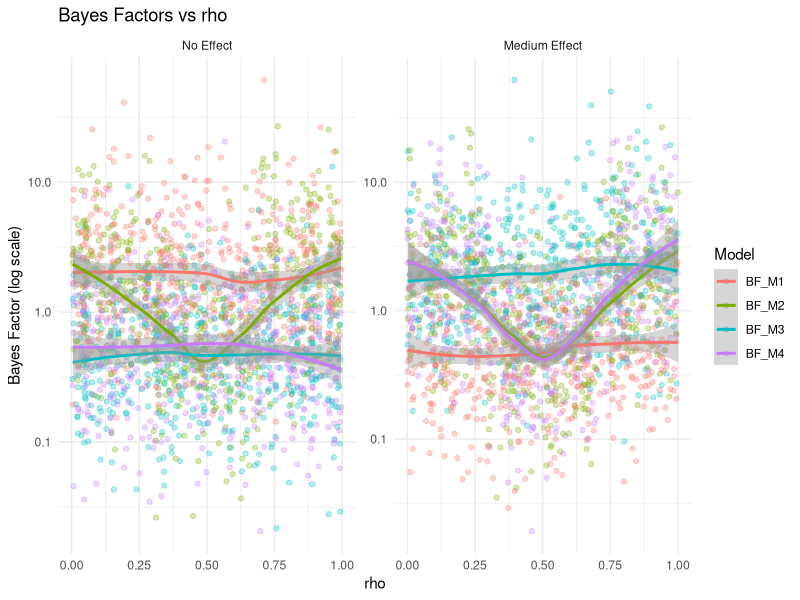
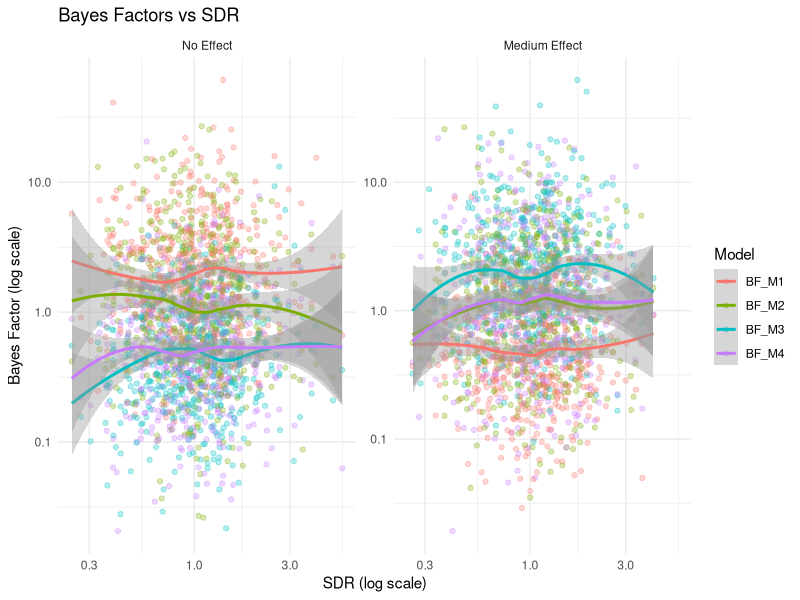
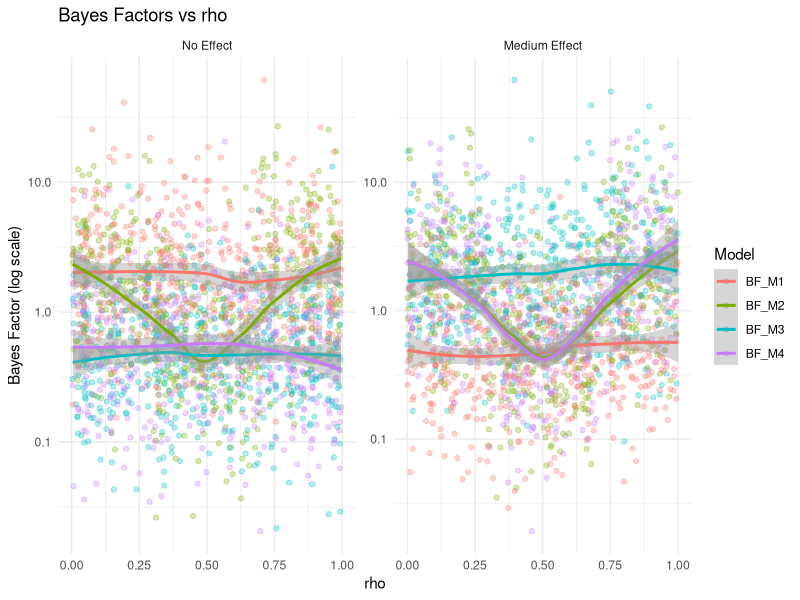
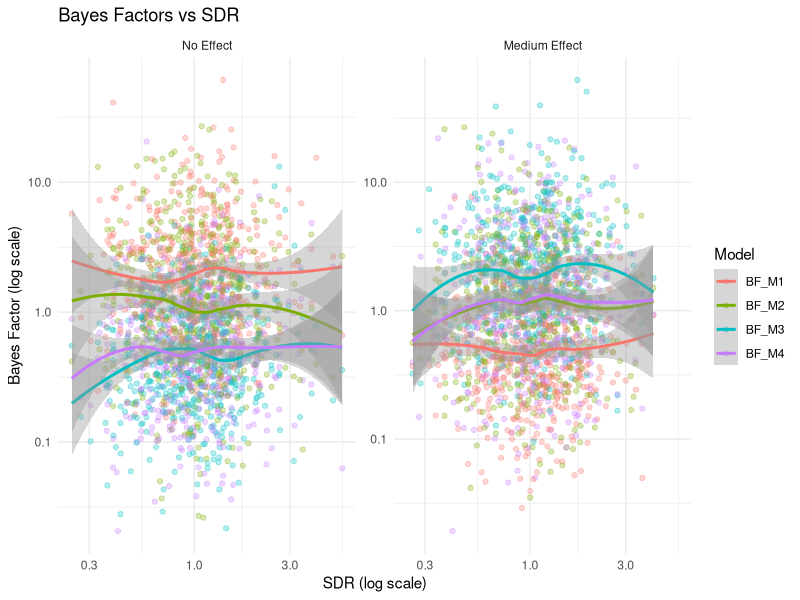

Source code (R) for these figures, in order:
library(tidyverse)

# 가상의 시뮬레이션 데이터 생성
set.seed(123)
n <- 1000

simulate_data <- function(n) {
  tibble(
    rho = runif(n, 0, 1),
    sdr = exp(rnorm(n, 0, 0.5)),  # log-normal distribution for SDR
    delta = sample(c(0, 0.5), n, replace = TRUE, prob = c(0.5, 0.5)),
    BF_M1 = exp(rnorm(n, 0, 1)),
    BF_M2 = exp(rnorm(n, 0, 1)),
    BF_M3 = exp(rnorm(n, 0, 1)),
    BF_M4 = exp(rnorm(n, 0, 1))
  ) %>%
    mutate(
      BF_M1 = ifelse(delta == 0, BF_M1 * 2, BF_M1 / 2),
      BF_M2 = ifelse(abs(rho - 0.5) > 0.2, BF_M2 * 2, BF_M2 / 2),
      BF_M3 = ifelse(delta == 0.5, BF_M3 * 2, BF_M3 / 2),
      BF_M4 = ifelse(delta == 0.5 & abs(rho - 0.5) > 0.2, BF_M4 * 2, BF_M4 / 2)
    )
}

results <- simulate_data(n)

# 데이터 정리
results_long <- results %>%
  pivot_longer(cols = starts_with("BF_"),
               names_to = "Model",
               values_to = "Bayes_Factor")

# rho에 따른 Bayes Factor 시각화
ggplot(results_long, aes(x = rho, y = Bayes_Factor, color = Model)) +
  geom_point(alpha = 0.3) +
  geom_smooth(method = "loess") +
  facet_wrap(~delta, scales = "free_y", 
             labeller = labeller(delta = c("0" = "No Effect", "0.5" = "Medium Effect"))) +
  scale_y_log10() +
  labs(title = "Bayes Factors vs rho",
       x = "rho",
       y = "Bayes Factor (log scale)",
       color = "Model") +
  theme_minimal()

ggsave("bayes_factors_vs_rho.png", width = 10, height = 6)

# SDR에 따른 Bayes Factor 시각화
ggplot(results_long, aes(x = sdr, y = Bayes_Factor, color = Model)) +
  geom_point(alpha = 0.3) +
  geom_smooth(method = "loess") +
  facet_wrap(~delta, scales = "free_y", 
             labeller = labeller(delta = c("0" = "No Effect", "0.5" = "Medium Effect"))) +
  scale_y_log10() +
  scale_x_log10() +
  labs(title = "Bayes Factors vs SDR",
       x = "SDR (log scale)",
       y = "Bayes Factor (log scale)",
       color = "Model") +
  theme_minimal()

ggsave("bayes_factors_vs_sdr.png", width = 10, height = 6)
